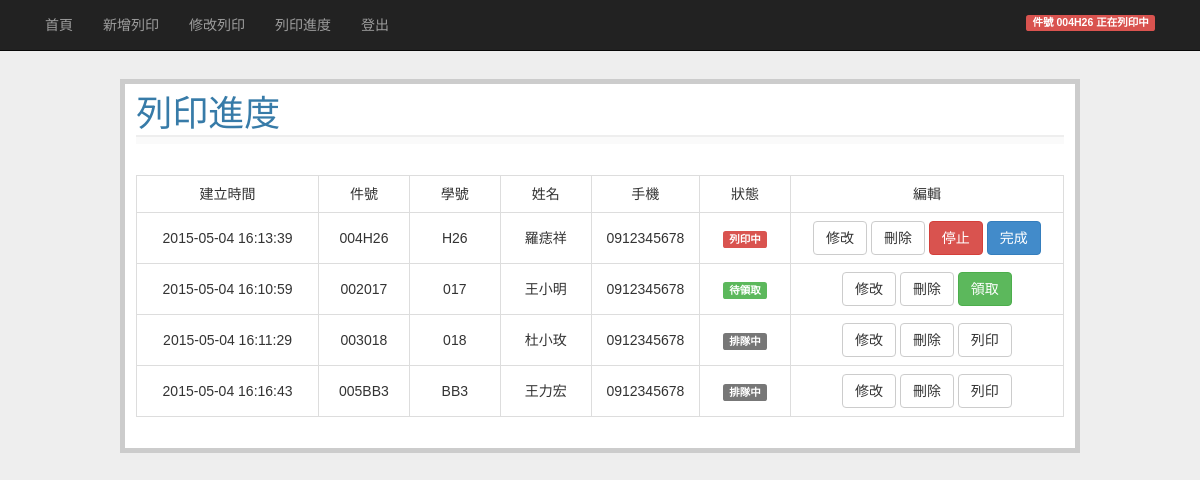
The page /show_print (signed in) on the database its author committed.
### tables this page shows
CREATE TABLE prints (
  id integer primary key autoincrement,
  create_time datetime default (datetime('now','localtime')),
  print_id CHAR(6) UNIQUE not null,
  stu_id CHAR(10) not null,
  name string not null,
  phone CHAR(10) not null,
  status int not null
);

### web_server.py (the view)
@app.route('/show_print')
def show_entries(grbl=0):
    title="列印進度"
    if not session.get('logged_in'):
        cur = g.db.execute('select create_time, print_id, stu_id, status from prints where status<>"4" order by status desc,create_time asc')
        entries = [dict(create_time=row[0],print_id=row[1],stu_id=row[2],status=row[3]) for row in cur.fetchall()]
    else:
        cur = g.db.execute('select create_time, print_id, stu_id, name, phone, status from prints where status<>"4" order by status desc,create_time asc')
        entries = [dict(create_time=row[0],print_id=row[1],stu_id=row[2],name=row[3],phone=row[4],status=row[5]) for row in cur.fetchall()]
    return render_template('show_entries.html', entries=entries,printnow=get_print_now_id(),title=title,grbl=grbl)

### web_server.py (called while the page is built)
def connect_db():
    return sqlite3.connect(app.config['DATABASE'])

def get_print_now_id():
    pt = g.db.execute('select print_id from prints where status=3')
    printnow=pt.fetchall()
    return printnow[0][0] if printnow else None

@app.before_request
def before_request():
    g.db = connect_db()

@app.teardown_request
def teardown_request(exception):
    db = getattr(g, 'db', None)
    if db is not None:
        db.close()

### templates/show_entries.html (shortened to what this page needs)
{% extends "layout.html" %}
{% block input %}
<br>
<table id="status" class="table table-bordered text-center">
  <tr>
    <td class="col-md-2">建立時間</td>
    <td class="col-md-1">件號</td>
    {% if session.logged_in %}
    <td class="col-md-1">學號</td>
    <td class="col-md-1">姓名</td>
    <td class="col-md-1">手機</td>
    {% endif %}
    <td class="col-md-1">狀態</td>
    {% if session.logged_in %}
    <td class="col-md-3">編輯</td>
    {% endif %}
  </tr>
{% for entry in entries %}
    <tr>
      <td Style="vertical-align:middle; height: auto;">{{ entry.create_time }}</td>
      <td Style="vertical-align:middle; height: auto;">{{ entry.print_id }}</td>
      {% if session.logged_in %}
      <td Style="vertical-align:middle; height: auto;">{{ entry.stu_id }}</td>
      <td Style="vertical-align:middle; height: auto;">{{ entry.name }}</td>
      <td Style="vertical-align:middle; height: auto;">{{ entry.phone }}</td>
      {% endif %}
      <td Style="vertical-align:middle; height: auto;">
        <span class="label
        {% if entry.status==1 %}
           label-default ">排隊中</span>
        {% elif entry.status==3 %}
           label-danger">列印中</span>
        {% elif entry.status==2 %}
           label-success">待領取</span>
        {% elif entry.status==0 %}
           label-default">Creating</span>
        {% endif %}
      </td>
      {% if session.logged_in %}
      <td>
          <form action="{{ url_for('manage_entry') }}" method=post>
            <input type="submit" class="btn btn-default" name="submit" value="修改">
            <input type="submit" class="btn btn-default" name="submit" value="刪除">
            {% if entry.status == 1 %}
            <input type="submit" class="btn btn-default" name="submit" value="列印">
            {% elif entry.status == 0 %}
            <input type="submit" class="btn btn-default" name="submit" value="Wait" disabled>
            {% elif entry.status == 3 %}
            <input type="submit" class="btn btn-danger" name="submit" value="停止">
            <a href="{{ url_for('print_done') }}" class="btn btn-primary ">完成</a>
            {% elif entry.status == 2 %}
            <input type="submit" class="btn btn-success" name="submit" value="領取">
            {% endif %}
          </form>
      </td>
      {% endif %}
    </tr>
{% else %}
<tr>
  <td colspan='7'><em>尚未有任何列印佇列。</em></td>
</tr>
{% endfor %}
</table>
{% endblock %}

### templates/layout.html (shortened to what this page needs)
<!doctype html>
<head>
  <link href="{{ url_for('static', filename='css/bootstrap.css') }}" rel="stylesheet" media="screen">
  <link rel=stylesheet type=text/css href="{{ url_for('static', filename='style.css') }}">
</head>
<body>
  <nav class="navbar navbar-default navbar-static-top navbar-inverse" role="navigation">
    <div class="container">
      <span>
      <ul class="nav navbar-nav">
          <li><a href="{{ url_for('show_index') }}">首頁</a></li>
          <li><a href="{{ url_for('add_entry') }}">新增列印</a></li>
          <li><a href="{{ url_for('search_entry') }}">修改列印</a></li>
          <li><a href="{{ url_for('show_entries') }}">列印進度</a></li>
          <li>
            {% if not session.logged_in %}
              <a href="{{ url_for('login') }}">登入</a>
            {% else %}
              <a href="{{ url_for('logout') }}">登出</a>
            {% endif %}
          </li>
      </ul>
      </span>
      {% if printnow!=None %}
      <span class="label label-danger status-r-margin pull-right">  件號 {{ printnow }} 正在列印中</span>
      {% else %}
      <span class="label label-success status-r-margin pull-right">機器待命中</span>
      {% endif %}
    </div>
  </nav>
  <div class="row page">
    <h1>{{ title }}</h1>
    <div class=metanav>
    </div>
    {% block input %}{% endblock %}
  </div>
</body>

### static/style.css (style rules this page uses)
body { font-family: sans-serif; background: #eee; }
a, h1, h2 { color: #377ba8; }
h1, h2 { font-family: 'Georgia', serif; margin: 0; }
h1 { border-bottom: 2px solid #eee; }
.page { margin: 2em auto; width: 80%; border: 5px solid #ccc; padding: 0.8em; background: white; }
.metanav { text-align: right; font-size: 0.8em; padding: 0.3em; margin-bottom: 1em; background: #fafafa; }
.status-r-margin { margin: 15px; }

### rows shown on the page
prints: print "004H26", create_time "2015-05-04 16:13:39", print_id "004H26", stu_id "H26", name "羅痣祥", phone "0912345678", status "列印中"
prints: create_time "2015-05-04 16:10:59", print_id "002017", stu_id "017", name "王小明", phone "0912345678", status "待領取"
prints: create_time "2015-05-04 16:11:29", print_id "003018", stu_id "018", name "杜小玫", phone "0912345678", status "排隊中"
prints: create_time "2015-05-04 16:16:43", print_id "005BB3", stu_id "BB3", name "王力宏", phone "0912345678", status "排隊中"

### other values the page prints
{{ title }} "列印進度"
